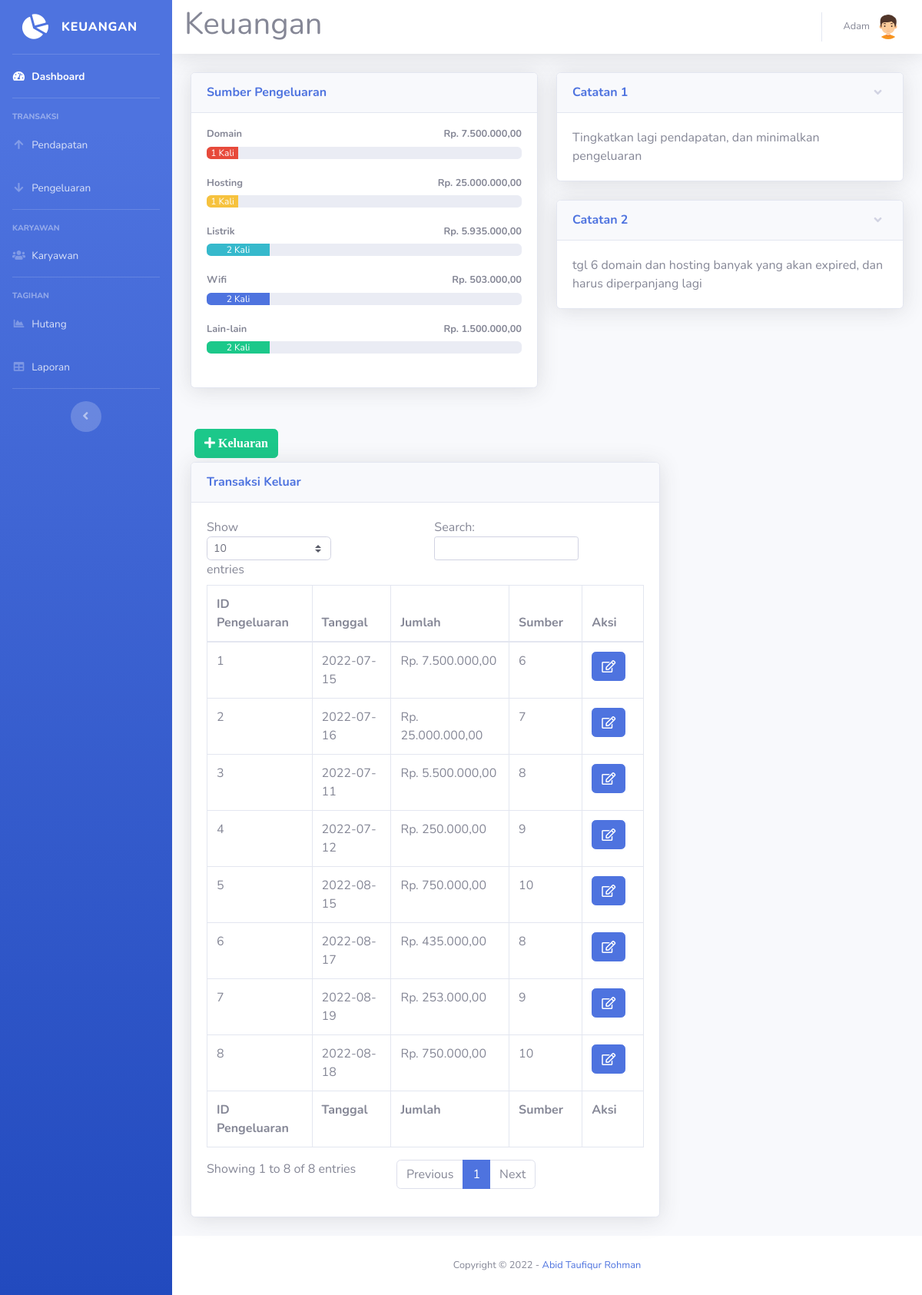
Page /pengeluaran.php (signed in) on the committed database.
### tables this page shows
CREATE TABLE `sumber` (
  `id_sumber` int(11) NOT NULL,
  `nama` varchar(40) NOT NULL
);

CREATE TABLE `catatan` (
  `id_catatan` int(11) NOT NULL,
  `catatan` text NOT NULL
);

CREATE TABLE `pengeluaran` (
  `id_pengeluaran` int(11) NOT NULL,
  `tgl_pengeluaran` date NOT NULL,
  `jumlah` int(11) NOT NULL,
  `id_sumber` int(11) NOT NULL
);

### pengeluaran.php (the view, shortened to what this page needs)
<!DOCTYPE html>
<html lang="en">
<head>
  <link href="vendor/fontawesome-free/css/all.min.css" rel="stylesheet" type="text/css">
  <link href="css/sb-admin-2.min.css" rel="stylesheet">
</head>
<body id="page-top">
<?php
require 'koneksi.php';
require ('sidebar.php');
?>
      <div id="content">
<?php require ('navbar.php');?>
        <div class="container-fluid">
          <div class="row">
            <div class="col-lg-6 mb-4">
              <div class="card shadow mb-4">
                <div class="card-header py-3">
                  <h6 class="m-0 font-weight-bold text-primary">Sumber Pengeluaran</h6>
                </div>
                <div class="card-body">
				<?php
				$namasumber1 = mysqli_query($koneksi,"SELECT * FROM `sumber` where id_sumber= 6 ");
				$sumbern1= mysqli_fetch_assoc($namasumber1);
				$namasumber2 = mysqli_query($koneksi,"SELECT * FROM `sumber` where id_sumber= 7 ");
				$sumbern2= mysqli_fetch_assoc($namasumber2);
				$namasumber3 = mysqli_query($koneksi,"SELECT * FROM `sumber` where id_sumber= 8 ");
				$sumbern3= mysqli_fetch_assoc($namasumber3);
				$namasumber4 = mysqli_query($koneksi,"SELECT * FROM `sumber` where id_sumber= 9 ");
				$sumbern4= mysqli_fetch_assoc($namasumber4);
				$namasumber5 = mysqli_query($koneksi,"SELECT * FROM `sumber` where id_sumber= 10 ");
				$sumbern5= mysqli_fetch_assoc($namasumber5);
				$hasil1=mysqli_query($koneksi,"SELECT * FROM pengeluaran where id_sumber = 6");
				while ($jumlah1=mysqli_fetch_array($hasil1)){
				$arrayhasil1[] = $jumlah1['jumlah'];
				}
				$jumlahhasil1 = array_sum($arrayhasil1);
				$hasil2=mysqli_query($koneksi,"SELECT * FROM pengeluaran where id_sumber = 7");
				while ($jumlah2=mysqli_fetch_array($hasil2)){
				$arrayhasil2[] = $jumlah2['jumlah'];
				}
				$jumlahhasil2 = array_sum($arrayhasil2);
				$hasil3=mysqli_query($koneksi,"SELECT * FROM pengeluaran where id_sumber = 8");
				while ($jumlah3=mysqli_fetch_array($hasil3)){
				$arrayhasil3[] = $jumlah3['jumlah'];
				}
				$jumlahhasil3 = array_sum($arrayhasil3);
				$hasil4=mysqli_query($koneksi,"SELECT * FROM pengeluaran where id_sumber = 9");
				while ($jumlah4=mysqli_fetch_array($hasil4)){
				$arrayhasil4[] = $jumlah4['jumlah'];
				}
				$jumlahhasil4 = array_sum($arrayhasil4);
				$hasil5=mysqli_query($koneksi,"SELECT * FROM pengeluaran where id_sumber = 10");
				while ($jumlah5=mysqli_fetch_array($hasil5)){
				$arrayhasil5[] = $jumlah5['jumlah'];
				}
				$jumlahhasil5 = array_sum($arrayhasil5);
				$sumber1 = mysqli_query($koneksi,"SELECT id_sumber FROM pengeluaran where id_sumber ='6'");
				$sumber1text = mysqli_num_rows($sumber1);
				$sumber1 = mysqli_num_rows($sumber1);
				$sumber1 = $sumber1 * 10;
				$sumber2 = mysqli_query($koneksi,"SELECT id_sumber FROM pengeluaran where id_sumber ='7'");
				$sumber2text = mysqli_num_rows($sumber2);
				$sumber2 = mysqli_num_rows($sumber2);
				$sumber2 = $sumber2 * 10;
				$sumber3 = mysqli_query($koneksi,"SELECT id_sumber FROM pengeluaran where id_sumber ='8'");
				$sumber3text = mysqli_num_rows($sumber3);
				$sumber3 = mysqli_num_rows($sumber3);
				$sumber3 = $sumber3 * 10;
				$sumber4 = mysqli_query($koneksi,"SELECT id_sumber FROM pengeluaran where id_sumber ='9'");
				$sumber4text = mysqli_num_rows($sumber4);
				$sumber4 = mysqli_num_rows($sumber4);
				$sumber4 = $sumber4 * 10;
				$sumber5 = mysqli_query($koneksi,"SELECT id_sumber FROM pengeluaran where id_sumber ='10'");
				$sumber5text = mysqli_num_rows($sumber5);
				$sumber5 = mysqli_num_rows($sumber5);
				$sumber5 = $sumber5 * 10;
				echo '
                  <h4 class="small font-weight-bold">'.$sumbern1['nama'].'<span class="float-right">Rp. '.number_format($jumlahhasil1,2,',','.').'</span></h4>
                  <div class="progress mb-4">
                    <div class="progress-bar bg-danger" role="progressbar" style="width:'.$sumber1.'%" aria-valuenow="50" aria-valuemin="0" aria-valuemax="100">'.$sumber1text.' Kali</div>
                  </div>
				  <h4 class="small font-weight-bold">'.$sumbern2['nama'].'<span class="float-right">Rp. '.number_format($jumlahhasil2,2,',','.').'</span></h4>
                  <div class="progress mb-4">
                    <div class="progress-bar bg-warning" role="progressbar" style="width:'.$sumber2.'%" aria-valuenow="50" aria-valuemin="0" aria-valuemax="100">'.$sumber2text.' Kali</div>
                  </div>
				  <h4 class="small font-weight-bold">'.$sumbern3['nama'].'<span class="float-right">Rp. '.number_format($jumlahhasil3,2,',','.').'</span></h4>
                  <div class="progress mb-4">
                    <div class="progress-bar bg-info" role="progressbar" style="width:'.$sumber3.'%" aria-valuenow="50" aria-valuemin="0" aria-valuemax="100">'.$sumber3text.' Kali</div>
                  </div>
				  <h4 class="small font-weight-bold">'.$sumbern4['nama'].'<span class="float-right">Rp. '.number_format($jumlahhasil4,2,',','.').'</span></h4>
                  <div class="progress mb-4">
                    <div class="progress-bar bg-primary" role="progressbar" style="width:'.$sumber4.'%" aria-valuenow="50" aria-valuemin="0" aria-valuemax="100">'.$sumber4text.' Kali</div>
                  </div>
				  <h4 class="small font-weight-bold">'.$sumbern5['nama'].'<span class="float-right">Rp. '.number_format($jumlahhasil5,2,',','.').'</span></h4>
                  <div class="progress mb-4">
                    <div class="progress-bar bg-success" role="progressbar" style="width:'.$sumber5.'%" aria-valuenow="50" aria-valuemin="0" aria-valuemax="100">'.$sumber5text.' Kali</div>
                  </div>';
				  ?>
                </div>
              </div>
			  </div>
			              <div class="col-lg-6">
              <div class="card shadow mb-4">
                <a href="#collapseCardExample" class="d-block card-header py-3" data-toggle="collapse" role="button" aria-expanded="true" aria-controls="collapseCardExample">
                  <h6 class="m-0 font-weight-bold text-primary">Catatan 1</h6>
                </a>
                <div class="collapse show" id="collapseCardExample">
                  <div class="card-body">
                    <?php
					$catatan = mysqli_query($koneksi, "SELECT catatan From catatan WHERE id_catatan = 3");
					$catatan = mysqli_fetch_array($catatan);
					echo $catatan['catatan'];
					?>
                  </div>
                </div>
              </div>
			                <div class="card shadow mb-4">
                <a href="#collapseCardExample1" class="d-block card-header py-3" data-toggle="collapse" role="button" aria-expanded="true" aria-controls="collapseCardExample1">
                  <h6 class="m-0 font-weight-bold text-primary">Catatan 2</h6>
                </a>
                <div class="collapse show" id="collapseCardExample1">
                  <div class="card-body">
                     <?php
					$catatan = mysqli_query($koneksi, "SELECT catatan From catatan WHERE id_catatan = 4");
					$catatan = mysqli_fetch_array($catatan);
					echo $catatan['catatan'];
					?>
                  </div>
                </div>
              </div>
			  </div>
			  </div>
			<button type="button" class="btn btn-success" style="margin:5px" data-toggle="modal" data-target="#myModalTambah"><i class="fa fa-plus"> Keluaran</i></button><br>
	<div class="row">
		<div class="col-xl-8 col-lg-7">
          <div class="card shadow mb-4">
            <div class="card-header py-3">
              <h6 class="m-0 font-weight-bold text-primary">Transaksi Keluar</h6>
            </div>
            <div class="card-body">
              <div class="table-responsive">
                <table class="table table-bordered" id="dataTable" width="100%" cellspacing="0">
                  <thead>
                    <tr>
                      <th>ID Pengeluaran</th>
                      <th>Tanggal</th>
                      <th>Jumlah</th>
                      <th>Sumber</th>
					  <th>Aksi</th>
                    </tr>
                  </thead>
                  <tfoot>
                    <tr>
                      <th>ID Pengeluaran</th>
                      <th>Tanggal</th>
                      <th>Jumlah</th>
                      <th>Sumber</th>
                      <th>Aksi</th>
                    </tr>
                  </tfoot>
                  <tbody>
				  <?php
$query = mysqli_query($koneksi,"SELECT * FROM pengeluaran");
while ($data = mysqli_fetch_assoc($query))
{
?>
                    <tr>
                      <td><?=$data['id_pengeluaran']?></td>
                      <td><?=$data['tgl_pengeluaran']?></td>
                      <td>Rp. <?=number_format($data['jumlah'],2,',','.');?></td>
                      <td><?=$data['id_sumber']?></td>
					  <td>
<a href="#" type="button" class=" fa fa-edit btn btn-primary btn-md" data-toggle="modal" data-target="#myModal<?php echo $data['id_pengeluaran']; ?>"></a>
</td>
</tr>
  </div>
<?php
}
?>
              </div>
<?php require 'footer.php'?>
</body>
</html>

### rows in the picture
sumber: nama "Domain"
sumber: nama "Hosting"
sumber: nama "Listrik"
sumber: nama "Wifi"
sumber: nama "Lain-lain"
catatan: catatan "Tingkatkan lagi pendapatan, dan minimalkan pengeluaran"
catatan: catatan "tgl 6 domain dan hosting banyak yang akan expired, dan harus diperpanjang lagi"
pengeluaran: id_pengeluaran "1", tgl_pengeluaran "2022-07-15", jumlah "7.500.000,00", id_sumber "6"
pengeluaran: id_pengeluaran "2", tgl_pengeluaran "2022-07-16", jumlah "25.000.000,00", id_sumber "7"
pengeluaran: id_pengeluaran "3", tgl_pengeluaran "2022-07-11", jumlah "5.500.000,00", id_sumber "8"
pengeluaran: id_pengeluaran "4", tgl_pengeluaran "2022-07-12", jumlah "250.000,00", id_sumber "9"
pengeluaran: id_pengeluaran "5", tgl_pengeluaran "2022-08-15", jumlah "750.000,00", id_sumber "10"
pengeluaran: id_pengeluaran "6", tgl_pengeluaran "2022-08-17", jumlah "435.000,00", id_sumber "8"
pengeluaran: id_pengeluaran "7", tgl_pengeluaran "2022-08-19", jumlah "253.000,00", id_sumber "9"
pengeluaran: id_pengeluaran "8", tgl_pengeluaran "2022-08-18", jumlah "750.000,00", id_sumber "10"

### other values in the picture
$_SESSION['nama'] "Adam"
$jumlahhasil1 "7.500.000,00"
$sumber1text "1"
$jumlahhasil2 "25.000.000,00"
$sumber2text "1"
$jumlahhasil3 "5.935.000,00"
$sumber3text "2"
$jumlahhasil4 "503.000,00"
$sumber4text "2"
$jumlahhasil5 "1.500.000,00"
$sumber5text "2"
